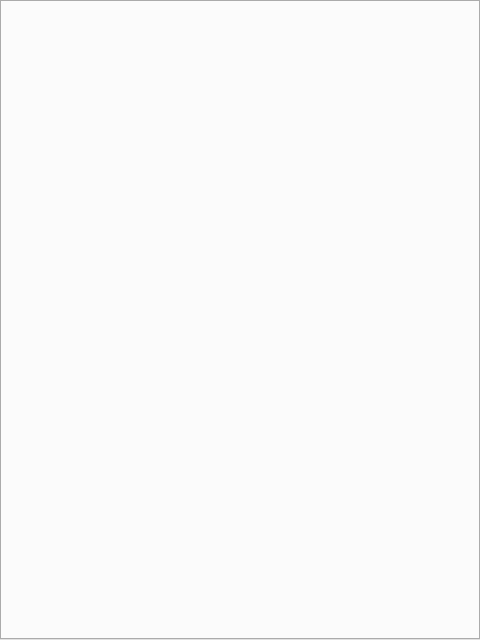
<?xml version="1.0"?>
<ui version="4.0">
 <class>TabWidget</class>
 <widget class="QTabWidget" name="TabWidget">
  <property name="geometry">
   <rect>
    <x>0</x>
    <y>0</y>
    <width>480</width>
    <height>640</height>
   </rect>
  </property>
  <property name="windowTitle">
   <string>TabWidget</string>
  </property>
 </widget>
</ui>
